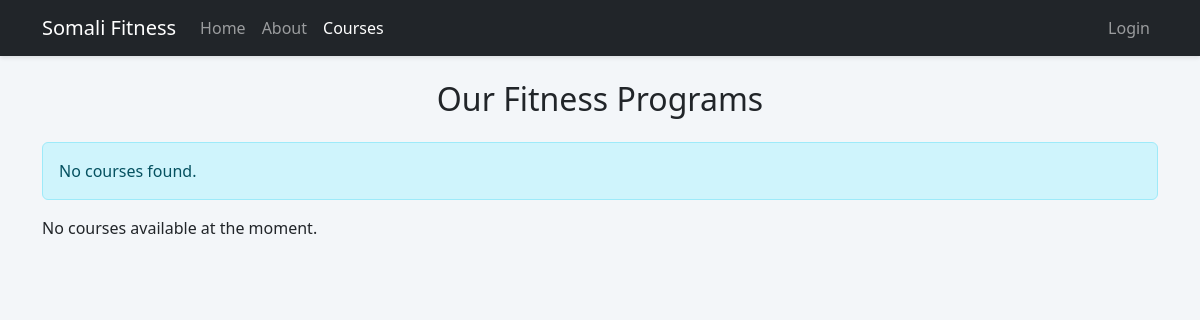
/pages/courses.php, run on an earlier commit of the app's database.
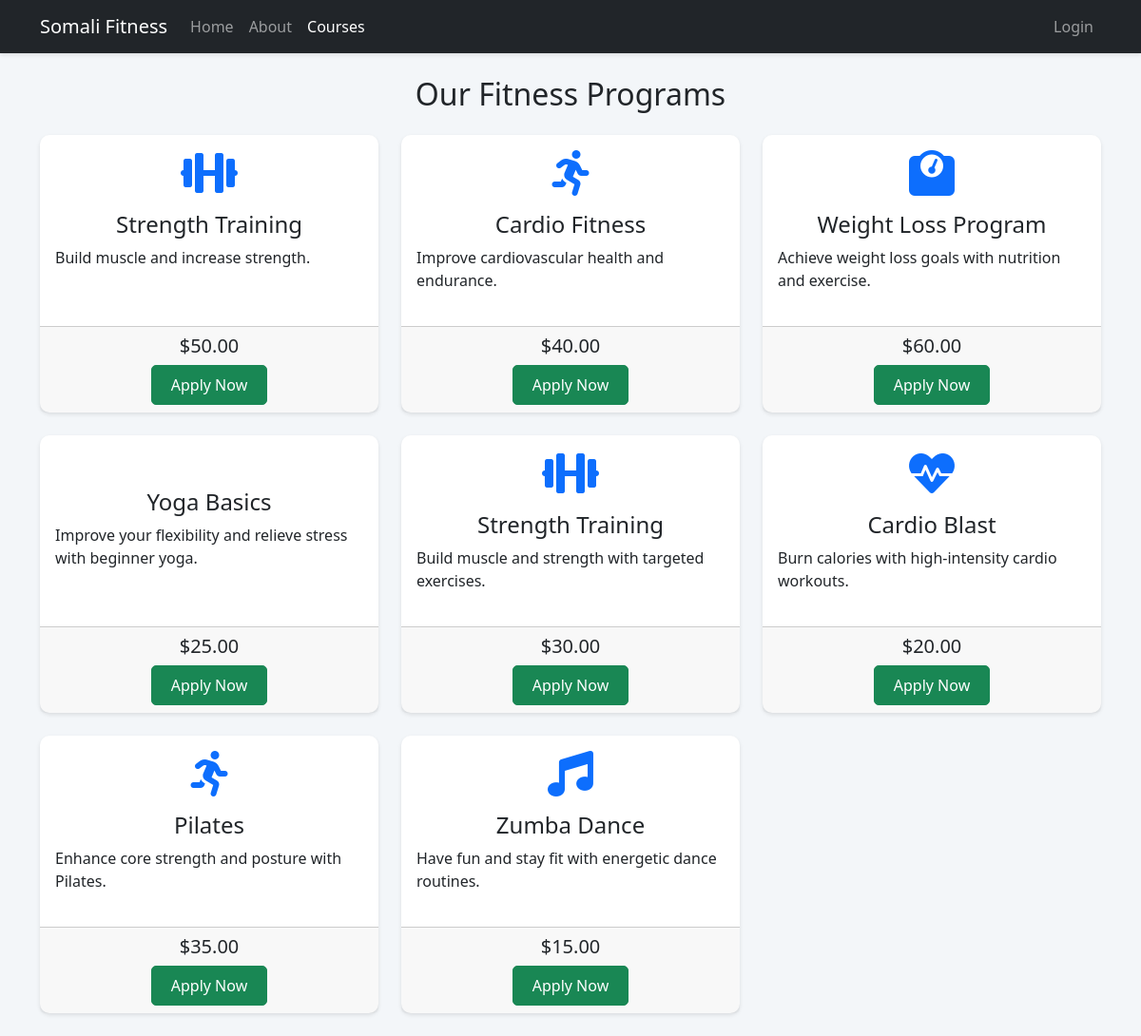
And on a later commit of the database.
### tables this page shows
CREATE TABLE `courses` (
  `id` int(11) NOT NULL,
  `name` varchar(100) NOT NULL,
  `description` text NOT NULL,
  `price` decimal(10,2) NOT NULL,
  `icon` varchar(100) NOT NULL
);

### pages/courses.php (the view, shortened to what this page needs)
<?php
include 'db_connect.php';
$result = $conn->query("SELECT * FROM courses");
if ($result->num_rows > 0) {
    $courses = $result->fetch_all(MYSQLI_ASSOC);
} else {
    $courses = [];
}
?>
<!DOCTYPE html>
<html lang="en">
<head>
    <link href="https://cdn.jsdelivr.net/npm/bootstrap@5.3.0/dist/css/bootstrap.min.css" rel="stylesheet">
    <link rel="stylesheet" href="https://cdnjs.cloudflare.com/ajax/libs/font-awesome/6.0.0/css/all.min.css">
    <link rel="stylesheet" href="../assets/css/style.css">
</head>
<body>
    <?php include 'navbar.php'; ?>
    <div class="container mt-4">
        <h2 class="text-center mb-4">Our Fitness Programs</h2>
        <?php if (isset($_SESSION['message'])): ?>
            <div class="alert alert-info">
                <?php echo $_SESSION['message']; ?>
            </div>
        <?php endif; ?>
        <div class="row">
            <?php if (!empty($courses)): ?>
                <?php foreach ($courses as $course): ?>
                    <div class="col-md-4 mb-4">
                        <div class="card h-100">
                            <div class="card-body">
                                <div class="text-center mb-3">
                                    <i class="fas <?php echo htmlspecialchars($course['icon']); ?> fa-3x text-primary"></i>
                                </div>
                                <h4 class="card-title text-center"><?php echo htmlspecialchars($course['name']); ?></h4>
                                <p class="card-text"><?php echo htmlspecialchars($course['description']); ?></p>
                            </div>
                            <div class="card-footer text-center">
                                <h5>$<?php echo number_format($course['price'], 2); ?></h5>
                                <a href="apply.php?course_id=<?php echo $course['id']; ?>" class="btn btn-success">Apply Now</a>
                            </div>
                        </div>
                    </div>
                <?php endforeach; ?>
            <?php else: ?>
                <div class="col-12">
                    <p>No courses available at the moment.</p>
                </div>
            <?php endif; ?>
        </div>
    </div>
</body>
</html>

### pages/navbar.php (shortened to what this page needs)
<?php
$current_page = basename($_SERVER['PHP_SELF']);
?>
<nav class="navbar navbar-expand-lg navbar-dark bg-dark">
    <div class="container">
        <a class="navbar-brand" href="/SomaliFitnessGym">Somali Fitness</a>
        <div class="collapse navbar-collapse" id="navbarNav">
            <ul class="navbar-nav me-auto">
                <li class="nav-item">
                    <a class="nav-link <?php echo $current_page == 'index.php' ? 'active' : ''; ?>" href="/SomaliFitnessGym">Home</a>
                </li>
                <li class="nav-item">
                    <a class="nav-link <?php echo $current_page == 'about.php' ? 'active' : ''; ?>" href="/SomaliFitnessGym/pages/about.php">About</a>
                </li>
                <li class="nav-item">
                    <a class="nav-link <?php echo $current_page == 'courses.php' ? 'active' : ''; ?>" href="/SomaliFitnessGym/pages/courses.php">Courses</a>
                </li>
            </ul>
            <ul class="navbar-nav">
                <?php if(isset($_SESSION["loggedin"]) && $_SESSION["loggedin"] === true): ?>
                    <li class="nav-item">
                        <a class="nav-link" href="/SomaliFitnessGym/pages/logout.php">Logout</a>
                    </li>
                <?php else: ?>
                    <li class="nav-item">
                        <a class="nav-link <?php echo $current_page == 'login.php' ? 'active' : ''; ?>" href="/SomaliFitnessGym/pages/login.php">Login</a>
                    </li>
                <?php endif; ?>
            </ul>
        </div>
    </div>
</nav>

### assets/css/style.css (style rules this page uses)
body { background-color: #f3f6f9; }
.card { border: none; border-radius: 10px; box-shadow: 0 2px 4px rgba(0,0,0,0.1); margin-bottom: 20px; }
.btn { border-radius: 5px; padding: 8px 20px; }
.navbar { box-shadow: 0 2px 4px rgba(0,0,0,0.1); }

What changed in the data, as far as the page shows it:
added courses: name "Strength Training", description "Build muscle and increase strength.", price "50.00"
added courses: name "Cardio Fitness", description "Improve cardiovascular health and endurance.", price "40.00"
added courses: name "Weight Loss Program", description "Achieve weight loss goals with nutrition and exercise.", price "60.00"
added courses: name "Yoga Basics", description "Improve your flexibility and relieve stress with beginner yoga.", price "25.00"
added courses: name "Strength Training", description "Build muscle and strength with targeted exercises.", price "30.00"
added courses: name "Cardio Blast", description "Burn calories with high-intensity cardio workouts.", price "20.00"
added courses: name "Pilates", description "Enhance core strength and posture with Pilates.", price "35.00"
added courses: name "Zumba Dance", description "Have fun and stay fit with energetic dance routines.", price "15.00"
Also different on the page:
$_SESSION['message']: "No courses found." → (not shown)
text no longer shown: "No courses available at the moment."
